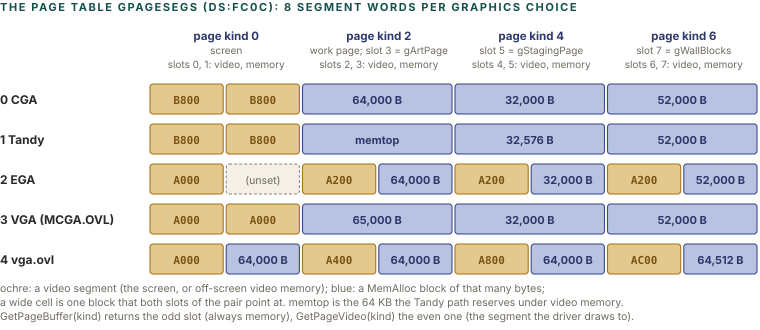

Python code for this plot:
import sys; sys.path.insert(0, '.')
from figlib import *

c = Canvas(760, 330)
c.section(0, 11, "The page table gPageSegs (ds:FC0C): 8 segment words per graphics choice")
LX = 150
cw = (760 - LX) / 4.0   # 4 pairs
# headers: pairs
pairs = [("slots 0, 1", "screen", "0"), ("slots 2, 3", "work page; slot 3 = gArtPage", "2"),
         ("slots 4, 5", "slot 5 = gStagingPage", "4"), ("slots 6, 7", "slot 7 = gWallBlocks", "6")]
for i, (a, b, k) in enumerate(pairs):
    x = LX + i * cw
    c.text(x + cw / 2, 40, "page kind " + k, size=11.5, weight=700, color=PAL["navy"][0], anchor="middle")
    c.text(x + cw / 2, 54, b, size=10, color=MUTED, anchor="middle")
    c.text(x + cw / 2, 68, a + ": video, memory", size=10, color=MUTED, anchor="middle")
rows = [
    ("0  CGA", [("B800", "v"), ("B800", "v"), ("64,000", "r2"), ("32,000", "r2"), ("52,000", "r2")]),
    ("1  Tandy", [("B800", "v"), ("B800", "v"), ("memtop", "r2"), ("32,576", "r2"), ("52,000", "r2")]),
    ("2  EGA", [("A000", "v"), ("(unset)", "n"), ("A200", "v"), ("64,000", "r"), ("A200", "v"), ("32,000", "r"), ("A200", "v"), ("52,000", "r")]),
    ("3  VGA (MCGA.OVL)", [("A000", "v"), ("A000", "v"), ("65,000", "r2"), ("32,000", "r2"), ("52,000", "r2")]),
    ("4  vga.ovl", [("A000", "v"), ("64,000", "r"), ("A400", "v"), ("64,000", "r"), ("A800", "v"), ("64,000", "r"), ("AC00", "v"), ("64,512", "r")]),
]
y = 80
RH = 40
for name, cells in rows:
    c.text(0, y + 24, name, size=12, weight=700, color=INK)
    # expand cells to 8 slots
    slots = []
    for t, kind in cells:
        if kind == "r2":
            slots.append((t, "r", 2))
        else:
            slots.append((t, kind, 1))
    # layout by slot index
    s = 0
    # pairs structure: first pair is slots 0,1
    idx = 0
    for t, kind, span in slots:
        x = LX + idx * cw / 2
        w = span * cw / 2 - 3
        if kind == "v":
            c.rect(x, y + 4, w, 30, fill=MID["ochre"], stroke=SOLID["ochre"], sw=1.1, rx=3)
            c.text(x + w / 2, y + 24, t, size=11, weight=700, color=PAL["ochre"][0], anchor="middle", mono=True)
        elif kind == "n":
            c.rect(x, y + 4, w, 30, fill=PANEL, stroke=GREY, sw=1, rx=3, dash="3 2")
            c.text(x + w / 2, y + 24, t, size=10.5, color=MUTED, anchor="middle")
        else:
            c.rect(x, y + 4, w, 30, fill=MID["navy"], stroke=SOLID["navy"], sw=1.1, rx=3)
            c.text(x + w / 2, y + 24, (t + " B") if t[0].isdigit() else t, size=11, weight=700, color=PAL["navy"][0], anchor="middle")
        idx += span
    y += RH
c.text(0, y + 12, "ochre: a video segment (the screen, or off-screen video memory); blue: a MemAlloc block of that many bytes;", size=10.5, color=MUTED)
c.text(0, y + 26, "a wide cell is one block that both slots of the pair point at. memtop is the 64 KB the Tandy path reserves under video memory.", size=10.5, color=MUTED)
c.text(0, y + 40, "GetPageBuffer(kind) returns the odd slot (always memory), GetPageVideo(kind) the even one (the segment the driver draws to).", size=10.5, color=MUTED)
c.h = y + 50
c.save("figs/arc_pages.svg")
